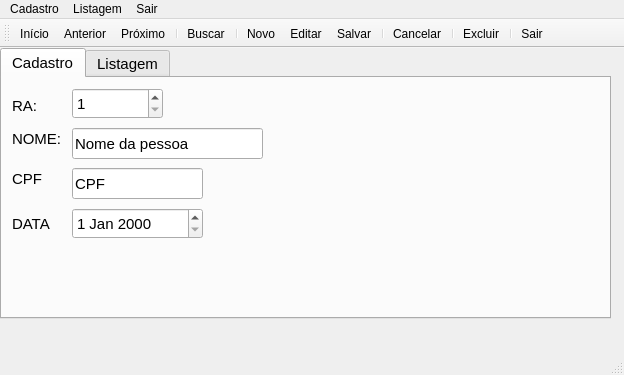
<?xml version="1.0" encoding="UTF-8"?>
<ui version="4.0">
 <class>FrmDepto</class>
 <widget class="QMainWindow" name="FrmDepto">
  <property name="geometry">
   <rect>
    <x>0</x>
    <y>0</y>
    <width>624</width>
    <height>375</height>
   </rect>
  </property>
  <property name="windowTitle">
   <string>Manutenção de Departamentos</string>
  </property>
  <property name="toolTip">
   <string>Cadastro de departamentos</string>
  </property>
  <property name="statusTip">
   <string/>
  </property>
  <widget class="QWidget" name="centralwidget">
   <widget class="QTabWidget" name="abas">
    <property name="geometry">
     <rect>
      <x>0</x>
      <y>0</y>
      <width>611</width>
      <height>271</height>
     </rect>
    </property>
    <property name="font">
     <font>
      <pointsize>11</pointsize>
      <weight>50</weight>
      <italic>false</italic>
      <bold>false</bold>
      <underline>false</underline>
      <strikeout>false</strikeout>
     </font>
    </property>
    <property name="cursor">
     <cursorShape>IBeamCursor</cursorShape>
    </property>
    <property name="currentIndex">
     <number>0</number>
    </property>
    <widget class="QWidget" name="tabCadastro">
     <attribute name="icon">
      <iconset>
       <normaloff>:/icones/COPY.BMP</normaloff>:/icones/COPY.BMP</iconset>
     </attribute>
     <attribute name="title">
      <string>Cadastro</string>
     </attribute>
     <attribute name="toolTip">
      <string>Manutenção dos registros de Departamentos</string>
     </attribute>
     <widget class="QLabel" name="label">
      <property name="geometry">
       <rect>
        <x>10</x>
        <y>20</y>
        <width>41</width>
        <height>16</height>
       </rect>
      </property>
      <property name="text">
       <string>RA:</string>
      </property>
     </widget>
     <widget class="QSpinBox" name="RA">
      <property name="geometry">
       <rect>
        <x>70</x>
        <y>10</y>
        <width>91</width>
        <height>31</height>
       </rect>
      </property>
      <property name="minimum">
       <number>1</number>
      </property>
      <property name="maximum">
       <number>25</number>
      </property>
     </widget>
     <widget class="QLabel" name="label_2">
      <property name="geometry">
       <rect>
        <x>10</x>
        <y>50</y>
        <width>51</width>
        <height>21</height>
       </rect>
      </property>
      <property name="text">
       <string>NOME:</string>
      </property>
     </widget>
     <widget class="QLabel" name="label_3">
      <property name="geometry">
       <rect>
        <x>10</x>
        <y>90</y>
        <width>171</width>
        <height>21</height>
       </rect>
      </property>
      <property name="text">
       <string>CPF</string>
      </property>
     </widget>
     <widget class="QLabel" name="label_4">
      <property name="geometry">
       <rect>
        <x>10</x>
        <y>130</y>
        <width>191</width>
        <height>31</height>
       </rect>
      </property>
      <property name="text">
       <string>DATA</string>
      </property>
     </widget>
     <widget class="QLineEdit" name="NOME">
      <property name="geometry">
       <rect>
        <x>70</x>
        <y>50</y>
        <width>191</width>
        <height>31</height>
       </rect>
      </property>
      <property name="text">
       <string>Nome da pessoa</string>
      </property>
      <property name="maxLength">
       <number>15</number>
      </property>
      <property name="placeholderText">
       <string>Nome do departamento</string>
      </property>
     </widget>
     <widget class="QLineEdit" name="CPF">
      <property name="geometry">
       <rect>
        <x>70</x>
        <y>90</y>
        <width>131</width>
        <height>31</height>
       </rect>
      </property>
      <property name="text">
       <string>CPF</string>
      </property>
      <property name="maxLength">
       <number>9</number>
      </property>
      <property name="placeholderText">
       <string>NSS do gerente</string>
      </property>
     </widget>
     <widget class="QDateEdit" name="DATA">
      <property name="geometry">
       <rect>
        <x>70</x>
        <y>130</y>
        <width>131</width>
        <height>31</height>
       </rect>
      </property>
     </widget>
    </widget>
    <widget class="QWidget" name="tabListagem">
     <attribute name="icon">
      <iconset>
       <normaloff>:/icones/WINPREV.BMP</normaloff>:/icones/WINPREV.BMP</iconset>
     </attribute>
     <attribute name="title">
      <string>Listagem</string>
     </attribute>
     <attribute name="toolTip">
      <string>Lista os registros de Departamento</string>
     </attribute>
     <widget class="QTableWidget" name="grdDepto">
      <property name="geometry">
       <rect>
        <x>10</x>
        <y>10</y>
        <width>591</width>
        <height>221</height>
       </rect>
      </property>
      <property name="frameShadow">
       <enum>QFrame::Sunken</enum>
      </property>
      <column>
       <property name="text">
        <string>RA</string>
       </property>
      </column>
      <column>
       <property name="text">
        <string>Nome</string>
       </property>
      </column>
      <column>
       <property name="text">
        <string>CPF</string>
       </property>
      </column>
      <column>
       <property name="text">
        <string>ID_Imovel</string>
       </property>
      </column>
      <column>
       <property name="text">
        <string>Data</string>
       </property>
      </column>
     </widget>
    </widget>
   </widget>
  </widget>
  <widget class="QMenuBar" name="menubar">
   <property name="geometry">
    <rect>
     <x>0</x>
     <y>0</y>
     <width>624</width>
     <height>21</height>
    </rect>
   </property>
   <widget class="QMenu" name="menuCadastro">
    <property name="title">
     <string>Cadastro</string>
    </property>
    <addaction name="actionConex_o"/>
    <addaction name="separator"/>
    <addaction name="actionSair"/>
   </widget>
   <widget class="QMenu" name="menuListagem">
    <property name="title">
     <string>Listagem</string>
    </property>
    <addaction name="actionListar"/>
   </widget>
   <widget class="QMenu" name="menuSair">
    <property name="title">
     <string>Sair</string>
    </property>
    <addaction name="actionSair_2"/>
   </widget>
   <addaction name="menuCadastro"/>
   <addaction name="menuListagem"/>
   <addaction name="menuSair"/>
  </widget>
  <widget class="QStatusBar" name="statusbar"/>
  <widget class="QToolBar" name="tbBotoes">
   <property name="windowTitle">
    <string>toolBar</string>
   </property>
   <property name="toolTip">
    <string>Botões de ação</string>
   </property>
   <property name="orientation">
    <enum>Qt::Horizontal</enum>
   </property>
   <property name="toolButtonStyle">
    <enum>Qt::ToolButtonTextUnderIcon</enum>
   </property>
   <attribute name="toolBarArea">
    <enum>TopToolBarArea</enum>
   </attribute>
   <attribute name="toolBarBreak">
    <bool>false</bool>
   </attribute>
   <addaction name="action_Inicio"/>
   <addaction name="action_Anterior"/>
   <addaction name="action_Proximo"/>
   <addaction name="separator"/>
   <addaction name="action_Buscar"/>
   <addaction name="separator"/>
   <addaction name="action_Novo"/>
   <addaction name="action_Editar"/>
   <addaction name="action_Salvar"/>
   <addaction name="separator"/>
   <addaction name="action_Cancelar"/>
   <addaction name="separator"/>
   <addaction name="action_Excluir"/>
   <addaction name="separator"/>
   <addaction name="action_Sair"/>
  </widget>
  <action name="actionConex_o">
   <property name="text">
    <string>Conexão</string>
   </property>
  </action>
  <action name="actionSair">
   <property name="text">
    <string>Sair</string>
   </property>
  </action>
  <action name="actionListar">
   <property name="text">
    <string>Listar</string>
   </property>
  </action>
  <action name="actionSair_2">
   <property name="text">
    <string>Sair</string>
   </property>
  </action>
  <action name="action_Novo">
   <property name="icon">
    <iconset resource="botoes_.qrc">
     <normaloff>:/botoes/adicionar.png</normaloff>:/botoes/adicionar.png</iconset>
   </property>
   <property name="text">
    <string>&amp;Novo</string>
   </property>
   <property name="toolTip">
    <string>Incluir novo registro</string>
   </property>
   <property name="shortcut">
    <string>Ctrl+N</string>
   </property>
  </action>
  <action name="action_Editar">
   <property name="icon">
    <iconset resource="botoes_.qrc">
     <normaloff>:/botoes/editar.png</normaloff>:/botoes/editar.png</iconset>
   </property>
   <property name="text">
    <string>&amp;Editar</string>
   </property>
   <property name="toolTip">
    <string>Altera dados do registro em exibição</string>
   </property>
   <property name="shortcut">
    <string>Ctrl+E</string>
   </property>
  </action>
  <action name="action_Salvar">
   <property name="icon">
    <iconset resource="botoes_.qrc">
     <normaloff>:/botoes/salvar.png</normaloff>:/botoes/salvar.png</iconset>
   </property>
   <property name="text">
    <string>&amp;Salvar</string>
   </property>
   <property name="toolTip">
    <string>Grava o registro atual no banco de dados</string>
   </property>
   <property name="shortcut">
    <string>Ctrl+S</string>
   </property>
  </action>
  <action name="action_Excluir">
   <property name="icon">
    <iconset resource="botoes_.qrc">
     <normaloff>:/botoes/deletar.png</normaloff>:/botoes/deletar.png</iconset>
   </property>
   <property name="text">
    <string>E&amp;xcluir</string>
   </property>
   <property name="toolTip">
    <string>Exclui o registro exibido na tela</string>
   </property>
   <property name="shortcut">
    <string>Ctrl+X</string>
   </property>
  </action>
  <action name="action_Cancelar">
   <property name="icon">
    <iconset resource="botoes_.qrc">
     <normaloff>:/botoes/cancelar.png</normaloff>:/botoes/cancelar.png</iconset>
   </property>
   <property name="text">
    <string>&amp;Cancelar</string>
   </property>
   <property name="toolTip">
    <string>Cancela a operação atualmente em execução</string>
   </property>
   <property name="shortcut">
    <string>Ctrl+L</string>
   </property>
  </action>
  <action name="action_Buscar">
   <property name="icon">
    <iconset resource="botoes_.qrc">
     <normaloff>:/botoes/pesquisar.png</normaloff>:/botoes/pesquisar.png</iconset>
   </property>
   <property name="text">
    <string>&amp;Buscar</string>
   </property>
   <property name="toolTip">
    <string>Busca o registro cujo código foi digitado e o exibe</string>
   </property>
   <property name="shortcut">
    <string>Ctrl+B</string>
   </property>
  </action>
  <action name="action_Inicio">
   <property name="icon">
    <iconset resource="botoes_.qrc">
     <normaloff>:/botoes/inicio.png</normaloff>:/botoes/inicio.png</iconset>
   </property>
   <property name="text">
    <string>&amp;Início</string>
   </property>
   <property name="toolTip">
    <string>Posiciona visualização no primeiro registro e o exibe</string>
   </property>
   <property name="shortcut">
    <string>Ctrl+I</string>
   </property>
  </action>
  <action name="action_Anterior">
   <property name="icon">
    <iconset resource="botoes_.qrc">
     <normaloff>:/botoes/anterior.png</normaloff>:/botoes/anterior.png</iconset>
   </property>
   <property name="text">
    <string>&amp;Anterior</string>
   </property>
   <property name="toolTip">
    <string>Posiciona visualização no registro anterior ao atualmente exibido</string>
   </property>
   <property name="shortcut">
    <string>Ctrl+A</string>
   </property>
  </action>
  <action name="action_Proximo">
   <property name="icon">
    <iconset resource="botoes_.qrc">
     <normaloff>:/botoes/proxima - Copia.png</normaloff>:/botoes/proxima - Copia.png</iconset>
   </property>
   <property name="text">
    <string>&amp;Próximo</string>
   </property>
   <property name="toolTip">
    <string>Posiciona visualização no registro seguinte ao atual</string>
   </property>
   <property name="shortcut">
    <string>Ctrl+P</string>
   </property>
  </action>
  <action name="action_Sair">
   <property name="icon">
    <iconset resource="botoes_.qrc">
     <normaloff>:/botoes/sair.png</normaloff>:/botoes/sair.png</iconset>
   </property>
   <property name="text">
    <string>Sai&amp;r</string>
   </property>
   <property name="toolTip">
    <string>Fecha a conexão, salva dados e fecha o formulário</string>
   </property>
   <property name="shortcut">
    <string>Ctrl+R</string>
   </property>
  </action>
 </widget>
 <resources>
  <include location="botoes_.qrc"/>
 </resources>
 <connections/>
</ui>
